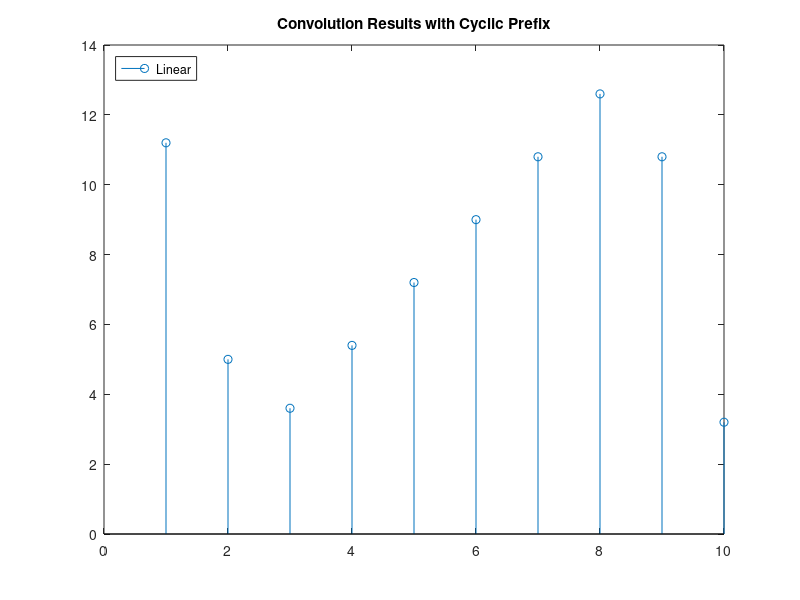

This figure's MATLAB source:
u1 = 1:8;
h = [0.4 1 0.4];

L = length(h);      % Length of channel
N = length(u1);     % Length of input signal
ucp = u1(N-L+1:N);  % Use last samples of input signal as the CP
u2 = [ucp u1];      % Prepend the CP to the input signal
yl2 = conv(u2,h);   % Convolution of input+CP and channel
yl2 = yl2(L+1:end); % Remove CP to compare signals

figure;
stem(yl2,"o")
title("Convolution Results with Cyclic Prefix")
legend("Linear","Circular","Location","northwest")
